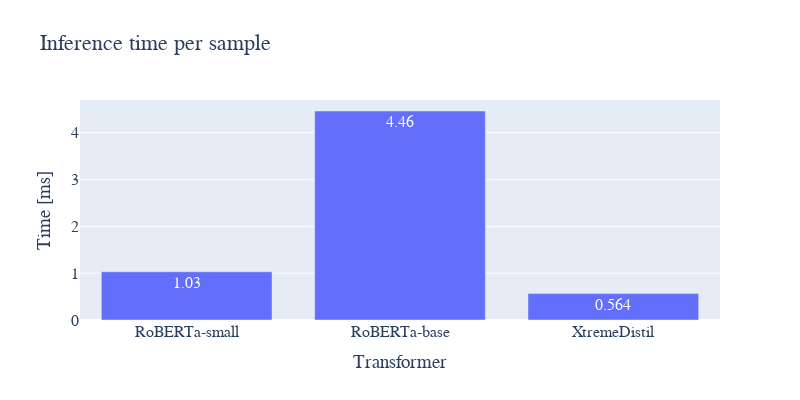

Source (notebook cell):
### Code cell
plot_data(m_names, m_means, "multiemo")

### Figure 1 — Plotly figure (JSON) as saved in the notebook; plotly's stock layout.template omitted (floating-point values rounded to 4 significant figures)
{"data": [{"text": ["1.03", "4.46", "0.564"], "textposition": "auto", "type": "bar", "x": ["RoBERTa-small", "RoBERTa-base", "XtremeDistil"], "y": [1.03, 4.463, 0.5638]}], "layout": {"font": {"family": "Times New Roman", "size": 16}, "height": 400, "title": {"text": "Inference time per sample"}, "width": 800, "xaxis": {"autorange": true, "range": [-0.5, 2.5], "title": {"text": "Transformer"}, "type": "category"}, "yaxis": {"autorange": true, "range": [0, 4.697], "title": {"text": "Time [ms]"}, "type": "linear"}}}
